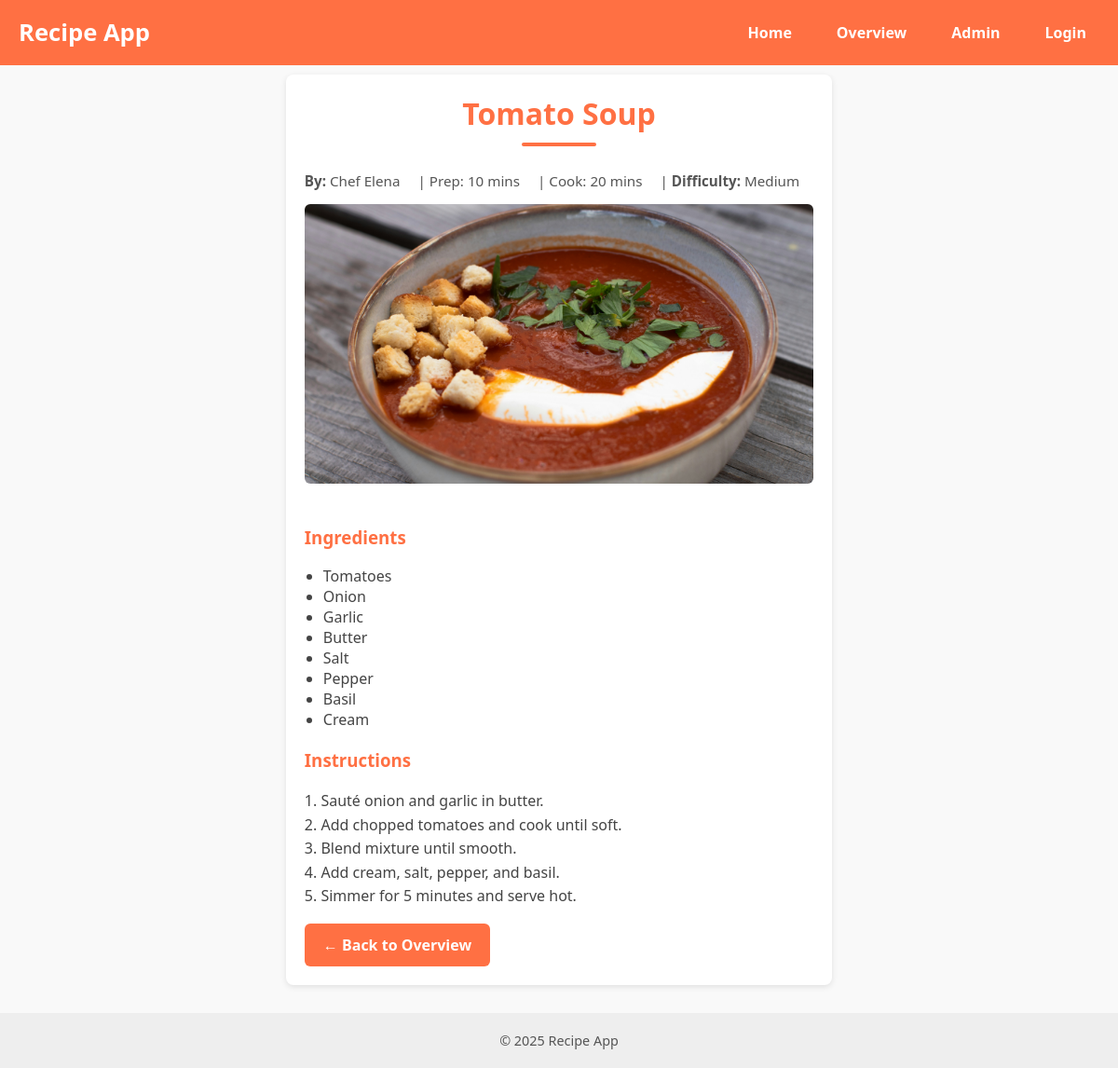
The page /recipes/detail/9/ on the database its author committed.
### recipes/models.py (models this page shows, shortened)
class Recipe(models.Model):
    title = models.CharField(max_length=150, default="Untitled Recipe")
    author_name = models.CharField(max_length=120, default="Unknown")
    description = models.TextField(blank=True)
    ingredients = models.TextField(default="No ingredients listed")
    instructions = models.TextField(default="No instructions yet")
    prep_time = models.IntegerField(help_text="Minutes", default=0)
    cook_time = models.IntegerField(help_text="Minutes", default=0)
    serves = models.IntegerField(default=1)
    image = models.ImageField(upload_to='recipes', default='no_picture.jpg')
    def total_time(self):
        return (self.prep_time or 0) + (self.cook_time or 0)
    def difficulty(self):
        ing_count = len([i for i in self.ingredients.splitlines() if i.strip()])
        t = self.total_time()
        if t <= 30 and ing_count <= 6:
            return "Easy"
        if t <= 60 or ing_count <= 10:
            return "Medium"
        return "Hard"

### recipes/views.py (the view)
# urls.py: path('detail/<int:pk>/', recipe_detail, name='detail'),   # detail for overview list
def recipe_detail(request, pk): # detail
    recipe = get_object_or_404(Recipe, pk=pk)
    return render(request, 'recipes/detail.html', {'recipe': recipe})

### recipes/templates/recipes/detail.html (shortened to what this page needs)
{% extends 'recipes/base.html' %}
{% load static %}
{% block styles %}
<link rel="stylesheet" href="{% static 'recipes/base.css' %}">
<link rel="stylesheet" href="{% static 'recipes/detail.css' %}">
{% endblock %}
{% block content %}
  <div class="detail">
    <h2>{{ recipe.title }}</h2>
    <p class="meta">
      <span><b>By:</b> {{ recipe.author_name }}</span> |
      <span>Prep: {{ recipe.prep_time }} mins</span> |
      <span>Cook: {{ recipe.cook_time }} mins</span> |
      <span><b>Difficulty:</b> {{ recipe.difficulty }}</span>
    </p>
    <img src="{{ recipe.image.url }}" alt="{{ recipe.title }}" class="detail-img">
    <h3>Ingredients</h3>
    <ul>
      {% for line in recipe.ingredients.splitlines %}
      <li>{{ line }}</li>
      {% endfor %}
    </ul>
    <h3>Instructions</h3>
    <p class="instructions">{{ recipe.instructions }}</p>
    <a href="{% url 'recipes:overview' %}" class="btn">← Back to Overview</a>
  </div>
{% endblock %}

### recipes/static/recipes/base.css (style rules this page uses)
html, body { height: 100%; margin: 0; font-family: "Segoe UI", Arial, sans-serif; display: flex; flex-direction: column; }
.btn { display: inline-block; padding: 12px 20px; background: #ff7043; color: white; text-decoration: none; border-radius: 6px; font-weight: bold; transition: background 0.3s ease; }

### recipes/static/recipes/detail.css (style rules this page uses)
body { font-family: "Segoe UI", Arial, sans-serif; background: #f9f9f9; margin: 0; padding-top: 50px; }
h2 { margin-top: 0; color: #ff7043; text-align: center; font-size: 2em; font-weight: bold; position: relative; }
h2::after { content: ""; display: block; width: 80px; height: 4px; background: #ff7043; margin: 10px auto 0 auto; border-radius: 2px; }
.meta { color: #555; font-size: 0.95em; margin-bottom: 15px; text-align: center; }
.meta span { margin-right: 15px; }
img { width: 100%; max-height: 300px; object-fit: cover; border-radius: 6px; margin-bottom: 20px; }
h3 { margin-top: 20px; color: #ff7043; }
ul { list-style: disc; padding-left: 20px; color: #444; }
p.instructions { white-space: pre-line; color: #444; line-height: 1.6; }

### rows shown on the page
Recipe: title "Tomato Soup", author_name "Chef Elena", prep_time "10", cook_time "20", difficulty "Medium", image (picture), instructions "1. Sauté onion and garlic in butter. 2. Add chopped tomatoes and cook until soft. 3. Blend mixture until smooth. 4. Add cream, salt, pepper, and basil. 5. Simmer for 5 minutes and serve hot."

### other values the page prints
{{ line }} "Tomatoes" "Onion" "Garlic" "Butter" "Salt" "Pepper" "Basil" "Cream"
